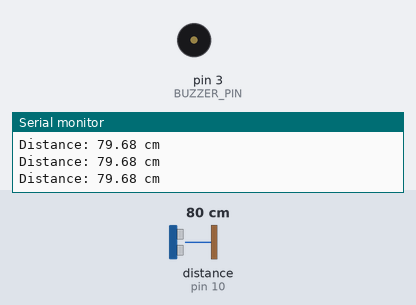
This sketch was run on a simulated Arduino Uno, built with avr-gcc and run on an emulated ATmega328P. Shown: buzzer (waves = sounding, pin HIGH), the last lines printed to the serial monitor. Wiring (inferred from the names in the program): ultrasonic range finder: trigger pin 9; echo pin 10. Inputs (shaded band) come from the test bench; at power-on: distance to the obstacle (sensor on pin 10) 80 cm. The echo pulse lasts 58.3 µs per cm; pins used as bus, display or sensor lines are not drawn.

Above: at 1.3 s.
1.4 s: distance to the obstacle (sensor on pin 10) set to 12 cm
2.9 s: distance to the obstacle (sensor on pin 10) set to 9 cm
At 3.12 s:
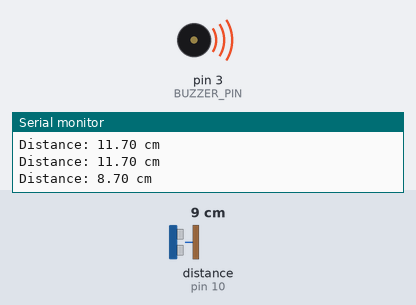
5.9 s: distance to the obstacle (sensor on pin 10) set to 18 cm
At 6.6 s:
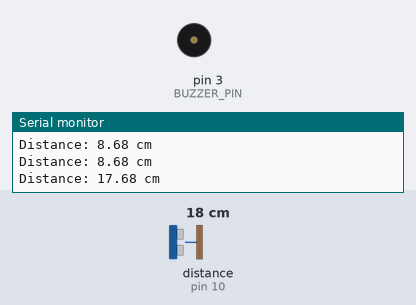
Timing chart, 0 to 8.9 s (numbered marks = the images above; inputs shaded):
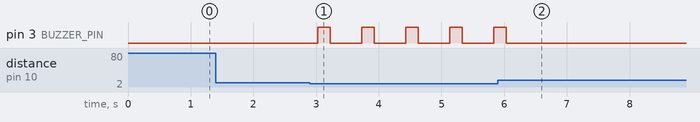

Measured:
- the behaviour switches between 11 and 10 cm on distance to the obstacle (sensor on pin 10) (found by bisection; images 0 and 1)
- after the input at 2.9 s, pin 3 (BUZZER_PIN): alternates HIGH for 0.20 s and LOW for 0.50 s, starting after 0.12 s
- after the input at 5.9 s, pin 3 (BUZZER_PIN): goes on until 6.0 s, then stays LOW

The sketch:

Shoe_circuit_code.ino
```cpp
#define TRIG_PIN 9
#define ECHO_PIN 10
#define BUZZER_PIN 3  // Buzzer connected to pin 3

void setup() {
    Serial.begin(9600);  // Initialize Serial Monitor
    pinMode(TRIG_PIN, OUTPUT);
    pinMode(ECHO_PIN, INPUT);
    pinMode(BUZZER_PIN, OUTPUT);
}

void loop() {
    long duration;
    float distance_cm;

    // Send a 10-microsecond pulse to trigger pin
    digitalWrite(TRIG_PIN, LOW);
    delayMicroseconds(2);
    digitalWrite(TRIG_PIN, HIGH);
    delayMicroseconds(10);
    digitalWrite(TRIG_PIN, LOW);

    // Measure the echo duration
    duration = pulseIn(ECHO_PIN, HIGH);

    // Convert time to distance (speed of sound = 343m/s or 0.0343 cm/µs)
    distance_cm = (duration * 0.0343) / 2;

    // Print the distance to Serial Monitor
    Serial.print("Distance: ");
    Serial.print(distance_cm);
    Serial.println(" cm");

    // Buzzer alert if object is closer than 10 cm
    if (distance_cm > 0 && distance_cm < 10) {
        digitalWrite(BUZZER_PIN, HIGH);  // Turn ON buzzer
        delay(200);  // Beep duration
        digitalWrite(BUZZER_PIN, LOW);   // Turn OFF buzzer
    }

    delay(500);  // Wait before next reading
}
```
